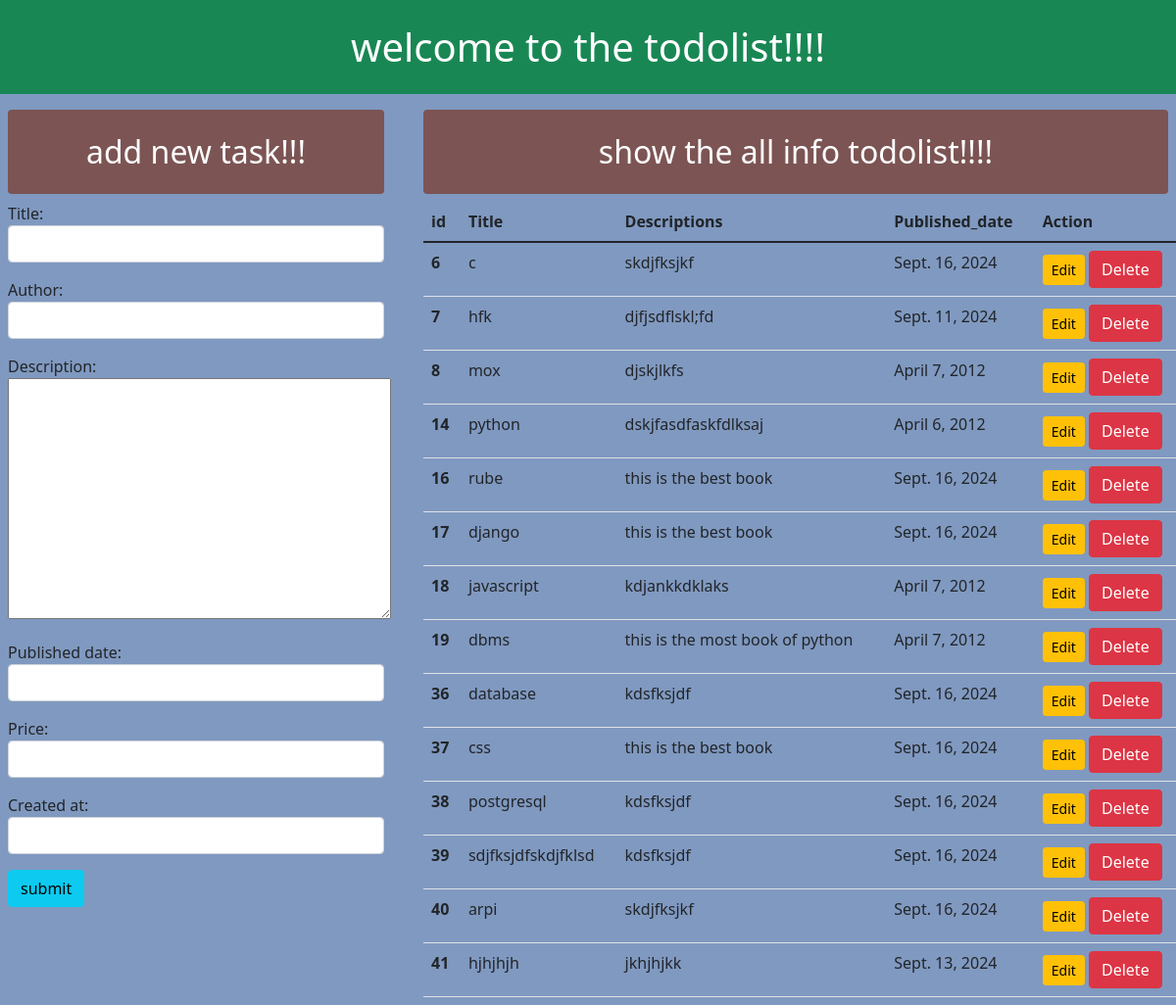
Before: /home/ with the older database file.
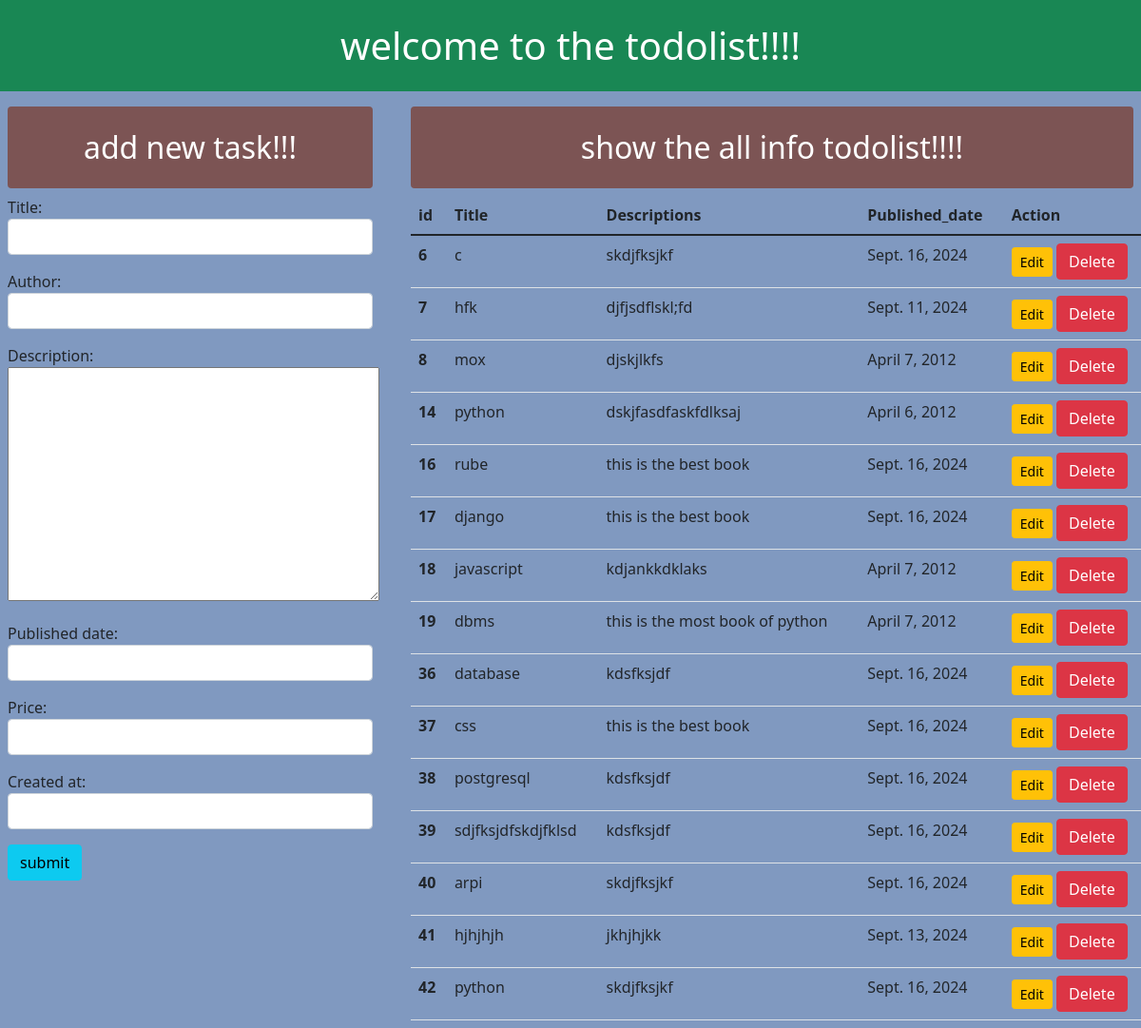
After: the same page with the newer database file.
### book_app/models.py (models this page shows, shortened)
class Book(models.Model):
    title = models.CharField(max_length=200)
    author = models.CharField(max_length=100)
    description = models.TextField()
    published_date = models.DateField()
    price = models.DecimalField(max_digits=5, decimal_places=2)
    created_at = models.DateTimeField(auto_now=False, auto_now_add=False,blank=True, null=True)
    updated_at=models. DateTimeField (auto_now=True,null=True, blank=True)

### book_app/views.py (the view)
# urls.py: path("home/", views.index, name="index"),
def index(request):
    if request.method == "POST":
        form=bookform(request.POST)
        if form.is_valid():
            form.save()
            form=bookform()
    else:
        form=bookform()
    data=Book.objects.all()
    return render(request,"index.html",{"form":form,"data":data})

### book_app/forms.py
class bookform(forms.ModelForm):
    class Meta:
        model=Book
        fields="__all__"
        widgets = {
            "title": forms.TextInput(attrs={'class':'form-control'}),
            "author": forms.TextInput(attrs={'class':'form-control'}),
            "descriptions": forms.TextInput(attrs={'class':'form-control'}),
            "published_date": forms.DateInput(attrs={'class':'form-control'}),
            "price": forms.TextInput(attrs={'class':'form-control'}),
            "created_at": forms.DateTimeInput(attrs={'class':'form-control'}),
            "updated_at": forms.DateTimeInput(attrs={'class':'form-control'}),
        }

### templates/index.html (shortened to what this page needs)
<!DOCTYPE html>
<html lang="en">
  {% load static %}
<head>
    <link href="https://cdn.jsdelivr.net/npm/bootstrap@5.1.3/dist/css/bootstrap.min.css" rel="stylesheet">
</head>
<body style="background: #8099c0;">
    <div class="container-flude">
        <div class="row">
          <h1 class="text-center bg-success p-4 rounded text-white p-3">welcome to the todolist!!!!</h1>
            <div class="col-sm-4 rounded m-2">
                <h2 class="text-center text-white rounded p-4" style="background: #7c5454;">add new task!!!</h2>
                <form action="" method="post" novalidate>
                    {{form.as_p}}
                    <input type="submit" class="btn btn-info" value="submit">
                </form>
            </div>
            <div class="col sm-8">
                <h2 class="text-center text-white rounded p-4 m-2" style="background: #7c5454;"  >show the all info todolist!!!!</h2>
                <table class="table m-2">
                    <thead>
                      <tr>
                        <th scope="col">id</th>
                        <th scope="col">Title</th>
                        <th scope="col">Descriptions</th>
                        <th scope="col">Published_date</th>
                        <th scope="col">Action</th>
                      </tr>
                    </thead>
                    <tbody>
                        {% for data in data %}
                      <tr>
                        <th scope="row">{{data.id}}</th>
                        <td>{{data.title}}</td>
                        <td>{{data.description}}</td>
                        <td>{{data.published_date}}</td>
                        <td>
                            <a href="{% url 'edit' data.id %}" class="btn btn-warning btn-sm">Edit</a>
                            <form action="{% url 'delete' data.id %}" method="post" class="d-inline">
                                <input type="submit" class="btn btn-danger" value="Delete">
                              </form>
                        </td>
                      </tr>
                      {% endfor %}
                    </tbody>
                  </table>
            </div>
        </div>
    </div>
</body>
</html>

Changed rows visible on the page:
added Book: id "42", title "python", description "skdjfksjkf", published_date "Sept. 16, 2024"
